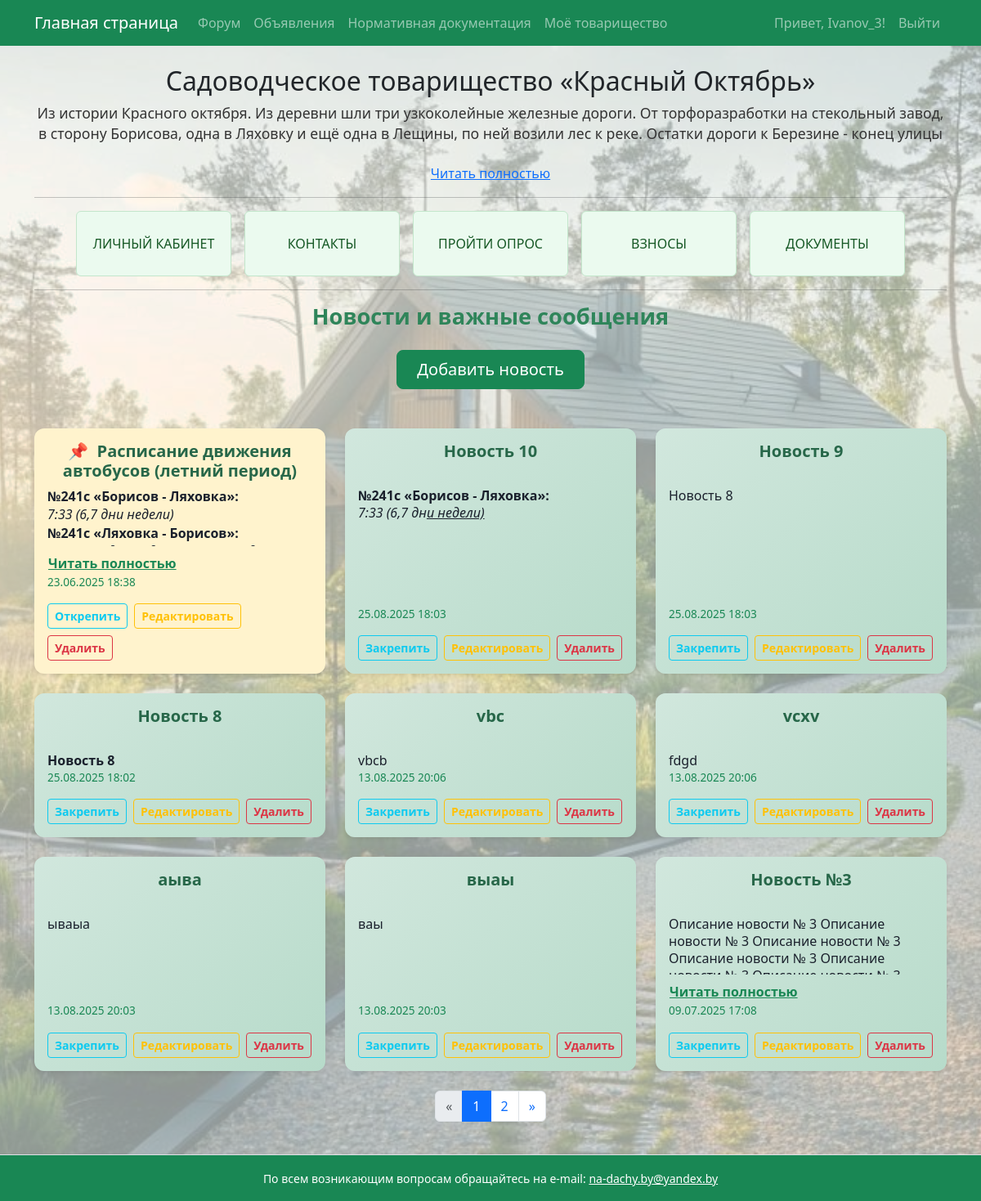
Screenshot of /my_community/ (signed in) with the database file from the repository.
### garden/models.py (models this page shows, shortened)
class Community(models.Model):
    name = models.CharField(max_length=100)
    description = models.TextField(blank=True)
    legal_address = models.TextField("Юридический адрес", blank=True, null=True)
    postal_address = models.TextField("Почтовый адрес", blank=True, null=True)
    bank_details = models.TextField("Банковские реквизиты", blank=True, null=True)
    additional_info = models.TextField("Дополнительная информация", blank=True, null=True)
    messenger_group_link = models.URLField(
        "Ссылка на группу в мессенджере",
        max_length=400,
        blank=True,
        null=True,
        help_text="Ссылка на группу Viber или другую мессенджер-группу."
    )
    is_active = models.BooleanField(default=True, verbose_name="Активно на сайте")

class News(models.Model):
    community = models.ForeignKey(Community, on_delete=models.CASCADE, related_name='news')
    title = models.CharField(max_length=200, verbose_name='Заголовок')
    content = SummernoteTextField(verbose_name='Описание новости ')
    created_at = models.DateTimeField(auto_now_add=True)
    is_deleted = models.BooleanField(default=False)  # Поле мягкого удаления
    pinned = models.BooleanField(default=False)

### garden/views.py (the view)
# urls.py: path('my_community/', views.my_community, name='my_community'),
@login_required
def my_community(request):
    profile = get_object_or_404(Profile, user=request.user)
    community = profile.community
    news_list = News.objects.filter(community=community, is_deleted=False).order_by('-pinned', '-created_at')
    paginator = Paginator(news_list, 9)  # 6 новостей на страницу
    page_number = request.GET.get('page')
    try:
        news = paginator.page(page_number)
    except PageNotAnInteger:
        news = paginator.page(1)
    except EmptyPage:
        news = paginator.page(paginator.num_pages)
    votings = Voting.objects.filter(community=community, active=True)
    is_chairman_or_board = request.user.profile.role in ['chairman', 'board_member']
    return render(request, 'my_community.html', {
        'community': community,
        'news': news,
        'votings': votings,
        'is_chairman_or_board': is_chairman_or_board,
    })

### garden/context_processors.py (called while the page is built)
def total_visits_processor(request):
    counter, created = PageVisit.objects.get_or_create(page_name='main_page')
    return {
        'total_visits': counter.visits
    }

def online_users_processor(request):
    now = timezone.now()
    active_threshold = now - timedelta(seconds=40)  # считаем активными за последние 40 секунд
    online_count = Profile.objects.filter(last_seen__gte=active_threshold).count()
    return {'online_users': online_count}

### garden/templates/my_community.html (shortened to what this page needs)
{% extends 'base.html' %}
{% load markdown_extras %}
{% block content %}
<div class="text-center my-0">
  <h2>Садоводческое товарищество «{{ community.name }}»</h2>
  {% if community.description %}
  <p class="community-description" id="community-description"
     style="overflow: hidden; max-height: 3em; line-height: 1.4em; transition: max-height 0.3s ease;">
    {{ community.description }}
  </p>
  <button id="toggle-description-btn" class="btn btn-link p-0 mt-1" style="display:none;">
    Читать полностью
  </button>
  {% endif %}
</div>
<hr>
<div class="d-flex justify-content-center gap-3 flex-wrap">
    <a href="{% url 'profile' %}" class="btn btn-outline-primary square-btn">
        ЛИЧНЫЙ КАБИНЕТ
    </a>
    <a href="{% url 'community_contacts' %}" class="btn btn-outline-primary square-btn">
        КОНТАКТЫ
    </a>
    <a href="{% url 'voting_list' %}" class="btn btn-outline-primary square-btn">
        ПРОЙТИ ОПРОС
    </a>
    <a href="{% url 'community_payment' %}" class="btn btn-outline-primary square-btn">
        ВЗНОСЫ
    </a>
    <a href="{% url 'documents_list' community.id %}" class="btn btn-outline-primary square-btn">
        ДОКУМЕНТЫ
    </a>
</div>
<hr>
<h3 class="text-center mb-4" style="color: #2f855a; font-weight: 700; font-size: 1.7rem;">Новости и важные сообщения</h3>
{% if is_chairman_or_board %}
  <div class="text-center mb-5">
    <a href="{% url 'add_news' community.id %}" class="btn btn-success btn-lg px-4" style="font-weight: 400;">
      Добавить новость
    </a>
  </div>
{% endif %}
{% if news %}
<div class="row row-cols-1 row-cols-md-3 g-4">
    {% for item in news %}
    <div class="col">
        <div class="card h-100 shadow-sm border-0"
     style="{% if item.pinned %}background-color: #fff3cd;{% else %}background: linear-gradient(135deg, #d1e7dd 0%, #b7dbca 100%);{% endif %} border-radius: 12px;">
            <div class="card-body d-flex flex-column">
               <h5 class="card-title text-center" style="font-weight: 700; color: #276749; min-height: 3rem;">
                  {% if item.pinned %}
                    <span title="Закреплено" style="color: #ca3e47; margin-right: 5px;">📌</span>
                  {% endif %}
                  {{ item.title }}
                </h5>
                <div class="card-text-container" id="news-content-{{ forloop.counter }}"
                     style="overflow: hidden; max-height: 4.5em; line-height: 1.3em; transition: max-height 0.3s ease; color: #1a202c;">
                    <div class="note-editable">
                      {{ item.content|safe }}
                    </div>
                </div>
                <button class="btn btn-link p-0 mt-2 align-self-start text-success read-more-btn"
                        data-target="news-content-{{ forloop.counter }}" style="display:none; font-weight: 600;">
                    Читать полностью
                </button>
                <small class="news-date text-success mt-auto" id="news-date-{{ forloop.counter }}" style="font-size: 0.85rem;">
                    {{ item.created_at|date:"d.m.Y H:i" }}
                </small>
                {% if is_chairman_or_board %}
                <div class="mt-3 align-self-start d-flex gap-2 flex-wrap">
                    <form method="post" action="{% url 'toggle_pin_news' item.pk %}" style="display:inline;">
                        <button type="submit" class="btn btn-outline-info btn-sm" style="font-weight: 600;">
                          {% if item.pinned %}Открепить{% else %}Закрепить{% endif %}
                        </button>
                    </form>
                    <a href="{% url 'edit_news' item.pk %}" class="btn btn-outline-warning btn-sm" style="font-weight: 600;">Редактировать</a>
                    <form method="post" action="{% url 'delete_news' item.pk %}" onsubmit="return confirm('Удалить новость?');" style="display:inline;">
                        <button type="submit" class="btn btn-outline-danger btn-sm" style="font-weight: 600;">Удалить</button>
                    </form>
                </div>
                {% endif %}
            </div>
        </div>
    </div>
    {% endfor %}
</div>
{% if news.has_other_pages %}
<nav aria-label="Пагинация новостей" class="mt-4">
  <ul class="pagination justify-content-center">
    {% if news.has_previous %}
      <li class="page-item">
        <a class="page-link" href="?page={{ news.previous_page_number }}" aria-label="Предыдущая">
          <span aria-hidden="true">&laquo;</span>
          <span class="visually-hidden">Предыдущая</span>
        </a>
      </li>
    {% else %}
      <li class="page-item disabled">
        <span class="page-link" aria-hidden="true">&laquo;</span>
      </li>
    {% endif %}
    {% for num in news.paginator.page_range %}
      {% if news.number == num %}
        <li class="page-item active" aria-current="page">
          <span class="page-link">{{ num }}</span>
        </li>
      {% elif num > news.number|add:'-5' and num < news.number|add:'5' %}
        <li class="page-item">
          <a class="page-link" href="?page={{ num }}">{{ num }}</a>
        </li>
      {% endif %}
    {% endfor %}
    {% if news.has_next %}
      <li class="page-item">
        <a class="page-link" href="?page={{ news.next_page_number }}" aria-label="Следующая">
          <span aria-hidden="true">&raquo;</span>
        </a>
      </li>
    {% else %}
      <li class="page-item disabled">
        <span class="page-link" aria-hidden="true">&raquo;</span>
      </li>
    {% endif %}
  </ul>
</nav>
{% endif %}
{% else %}
<p class="text-center" style="font-style: italic; color: #718096;">Пока нет новостей.</p>
{% endif %}
{% endblock %}

### templates/base.html (shortened to what this page needs)
<!DOCTYPE html>
<html lang="ru">
<head>
    <link rel="stylesheet" href="https://cdn.jsdelivr.net/npm/bootstrap@5.3.0/dist/css/bootstrap.min.css">
</head>
<body>
    <div class="page-container">
        <nav class="navbar navbar-expand-lg navbar-dark bg-success mb-4">
            <div class="container">
                <a class="navbar-brand" href="{% url 'main_page' %}">Главная страница</a>
                <div class="collapse navbar-collapse" id="navbarSupportedContent">
                    <ul class="navbar-nav me-auto mb-2 mb-lg-0">
                        <li class="nav-item"><a class="nav-link" href="{% url 'forum' %}">Форум</a></li>
                        <li class="nav-item"><a class="nav-link" href="{% url 'ads' %}">Объявления</a></li>
                        <li class="nav-item"><a class="nav-link" href="https://strb.by/?page_id=22" target="_blank" rel="noopener noreferrer">Нормативная документация</a></li>
                        <li class="nav-item"><a class="nav-link" href="{% url 'my_community' %}">Моё товарищество</a></li>
                    </ul>
                    <ul class="navbar-nav ms-auto mb-2 mb-lg-0">
                        {% if user.is_authenticated %}
                            <li class="nav-item">
                                <span class="nav-link">Привет, {{ user.username }}!</span>
                            </li>
                            <li class="nav-item">
                                <a class="nav-link" href="#" onclick="event.preventDefault(); document.getElementById('logout-form').submit();">
                                    Выйти
                                </a>
                            </li>
                        {% else %}
                            <li class="nav-item"><a class="nav-link" href="{% url 'login' %}">Войти</a></li>
                        {% endif %}
                    </ul>
                </div>
            </div>
        </nav>
        <main class="content-wrap container">
            {% block content %}
            {% endblock %}
        </main>
        <footer class="bg-success text-center py-3 mt-4 border-top text-white">
            <div class="container">
                <small>
                    По всем возникающим вопросам обращайтесь на e-mail:
                    <a href="mailto:na-dachy.by@yandex.by" class="text-white text-decoration-underline">
                        na-dachy.by@yandex.by
                    </a>
                </small>
            </div>
        </footer>
    </div>
</body>
</body>
</html>

### templates/base.html (style rules this page uses)
body, html { height: 100%; margin: 0; }
.page-container { min-height: 100vh; display: flex; flex-direction: column; min-height: 100vh; background-image: url('/static/images/background.jpg'); background-repeat: no-repeat; background-position: center center; background-size: cover; background-color: rgba(240, 248, 245, 0.6); background-blend-mode: lighten; }
.content-wrap { flex: 1; }
.community-description { font-size: 1.1rem; line-height: 1.3; color: #333; }
.square-btn { width: 190px; height: 80px; display: flex; align-items: center; justify-content: center; text-align: center; padding: 0.75rem 1rem; font-size: 1rem; font-weight: 500; white-space: normal; border-radius: 0.375rem; flex-shrink: 0; background-color: #ebfaef; color: #155724; border: 1px solid #c3e6cb; transition: background-color 0.3s ease, color 0.3s ease; }
.card-text-container p { #для новостей margin-top: 0; margin-bottom: 0; line-height: 1.4; }

### rows the page displays
Community: name "Красный Октябрь", description "Из истории Красного октября. Из деревни шли три узкоколейные железные дороги. От торфоразработки на стекольный завод, в сторону Борисова, одна в Ляховку и ещё одна в Лещины, по ней возили лес к реке. Остатки дороги к Березине - конец улицы…"
News: title "Расписание движения автобусов (летний период)", content "№241с «Борисов - Ляховка»: 7:33 (6,7 дни недели) №241с «Ляховка - Борисов»:", created_at "23.06.2025 18:38", pinned "Открепить"
News: title "Новость 10", content "№241с «Борисов - Ляховка»: 7:33 (6,7 дн и недели)", created_at "25.08.2025 18:03", pinned "Закрепить"
News: title "Новость 9", content "Новость 8", created_at "25.08.2025 18:03", pinned "Закрепить"
News: title "Новость 8", content "Новость 8", created_at "25.08.2025 18:02", pinned "Закрепить"
News: title "vbc", content "vbcb", created_at "13.08.2025 20:06", pinned "Закрепить"
News: title "vcxv", content "fdgd", created_at "13.08.2025 20:06", pinned "Закрепить"
News: title "аыва", content "ываыа", created_at "13.08.2025 20:03", pinned "Закрепить"
News: title "выаы", content "ваы", created_at "13.08.2025 20:03", pinned "Закрепить"
News: title "Новость №3", content "Описание новости № 3 Описание новости № 3 Описание новости № 3 Описание новости № 3 Описание…", created_at "09.07.2025 17:08", pinned "Закрепить"

### other values shown
{{ user.username }} "Ivanov_3"
{{ num }} "1"
{{ num }} "2"
